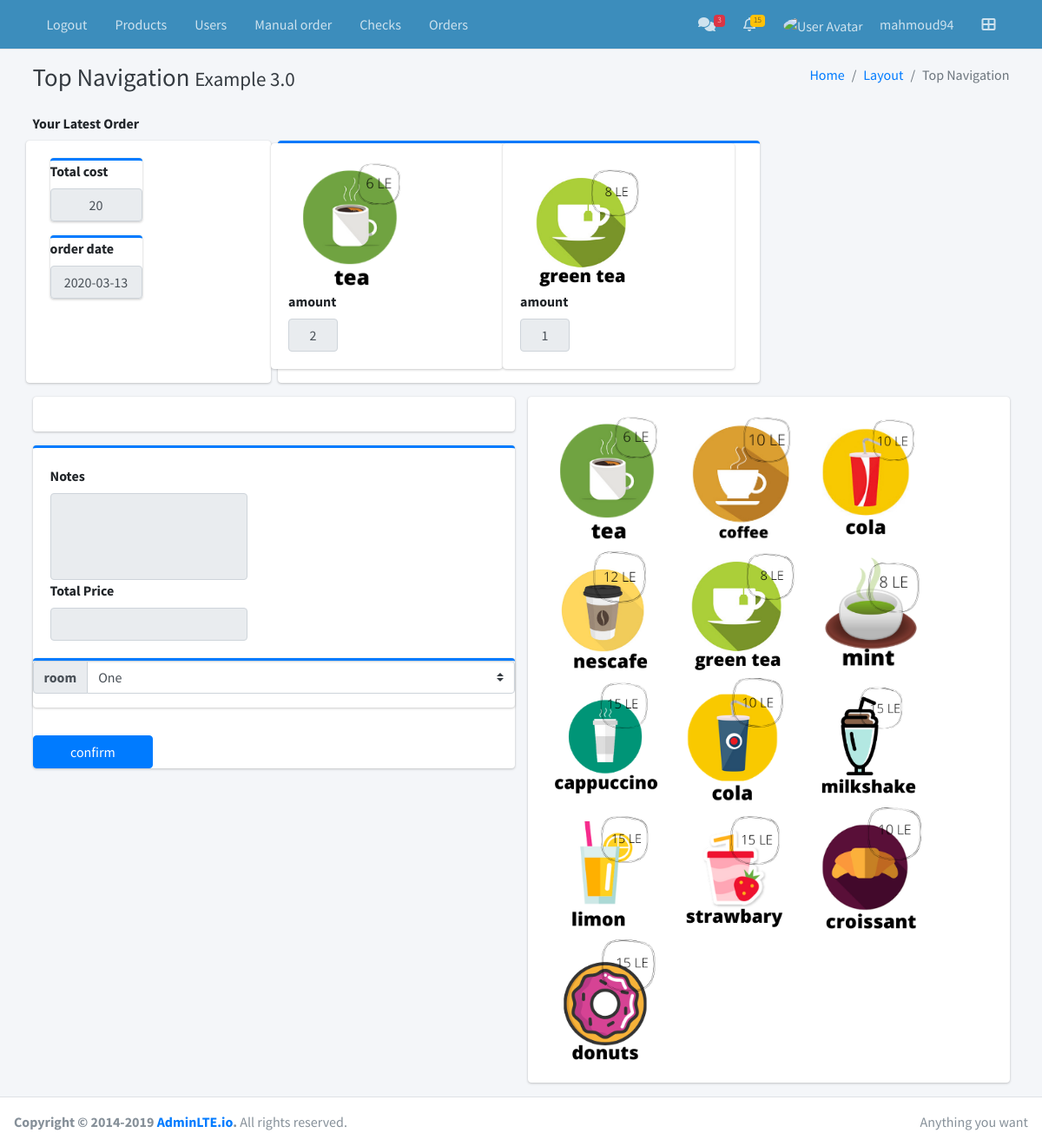
Page /views/userHome.php (signed in) on the committed database.
### tables this page shows
CREATE TABLE `products_items` (
  `order_id` int(255) NOT NULL,
  `product_id` int(255) NOT NULL,
  `amount` int(255) NOT NULL
);

CREATE TABLE `product` (
  `product_id` int(11) NOT NULL,
  `product_name` varchar(255) NOT NULL,
  `price` varchar(20) NOT NULL,
  `picture` varchar(255) NOT NULL,
  `category_id` int(11) DEFAULT NULL
);

### views/userHome.php (the view, shortened to what this page needs)
<!DOCTYPE html>
<html lang="en">
<head>
    <link rel="stylesheet" href="../plugins/fontawesome-free/css/all.min.css">
    <link rel="stylesheet" href="https://code.ionicframework.com/ionicons/2.0.1/css/ionicons.min.css">
    <link rel="stylesheet" href="../public/dist/css/adminlte.min.css">
    <link href="css/home.css" rel="stylesheet">
</head>
<?php
    global $conn;
    $products=[];
    $result2=$conn->query("select * from product");
    while($row = mysqli_fetch_assoc($result2)) {
        $products[]=$row;
    }
    $latest_order=[];
    $result3=$conn->query("SELECT * FROM orders join products_items on orders.order_id=products_items.order_id
    AND user_id={$_SESSION['id']} join product on products_items.product_id=product.product_id where
    orders.order_id= (select order_id from orders where user_id={$_SESSION['id']} order by orders.order_id DESC limit 1)");
    while($row = mysqli_fetch_assoc($result3)) {
        $latest_order[]=$row;
    }
?>
<body class="hold-transition layout-top-nav">
    <div class="wrapper">
        <?php include '../partials/nav.php'; ?>
        <div class="content-wrapper">
            <div class="content-header">
                <div class="container">
                    <div class="row mb-2">
                        <div class="col-sm-6">
                            <h1 class="m-0 text-dark"> Top Navigation <small>Example 3.0</small></h1>
                        </div>
                        <div class="col-sm-6">
                            <ol class="breadcrumb float-sm-right">
                                <li class="breadcrumb-item"><a href="#">Home</a></li>
                                <li class="breadcrumb-item"><a href="#">Layout</a></li>
                                <li class="breadcrumb-item active">Top Navigation</li>
                            </ol>
                        </div>
                    </div>
                </div>
            </div>
            <div class="content">
                <div class="container" id="mainContainer">
                <label for="latestOrder">Your Latest Order</label>
                <div class="row" id="latestOrder">
                    <div class="card">
                <div class="card-body">
                    <div class="col-lg-6">
                        <div class="card card-primary card-outline">
                        <label for="latestOrderCost">Total cost</label>
                        <input class="input-group-text" value=<?php echo $latest_order[0]['cost']?> id="latestOrderCost">
                        </div>
                        <div class="card card-primary card-outline">
                        <label for="lastorderdate">order date</label>
                        <input class="input-group-text" value=<?php echo $latest_order[0]['order_date']?> id="lastorderdate">
                        </div>
                    </div>
                </div>
                </div>
                    <div class="col-lg-6">
                        <div class="card card-primary card-outline">
                            <div class='row'>
                            <?php
                                foreach($latest_order as $order){
                                   echo"
                                   <div class='card'>
                                    <div class='card-body'>
                                   <img class='lastorderimg' src='../uploads/{$order['picture']}' >
                                   <div>
                                    <label >amount</label>
                                    <input class='input-group-text col-3' readonly value={$order['amount']}></input>
                                   </div>
                                   </div>
                                   </div>
                                   ";
                                }
                            ?>
                            </div>
                        </div>
                    </div>
                </div>
                    <form id="mainForm" action="../controller/add_order.php" method="POST">
                        <div class="row">
                            <div class="col-lg-6">
                                <div class="card ">
                                    <div class="card-body" id="orderItems">
                                    </div>
                                </div>
                                <div class="card card-primary card-outline">
                                    <div class="card-body">
                                        <label for="notesInput">Notes</label>
                                        <input class="input-group-text" id="notesInput" name="notes">
                                        <label for="totalPriceInput">Total Price</label>
                                        <input class="input-group-text" id="totalPriceInput" readonly name="cost" required>
                                    </div>
                                    <div class="card card-primary card-outline">
                                    <div class="input-group mb-3">
                                        <div class="input-group-prepend">
                                            <label class="input-group-text" for="inputGroupSelect01">room</label>
                                        </div>
                                        <select class="custom-select" id="inputGroupSelect01" name="room-no">
                                            <option value="1">One</option>
                                        </select>
                                    </div>
                                </div>
                                    <button type="submit"  name="submit" class="btn btn-primary col-3  mt-lg-3 float-right">confirm</button>
                                </div>
                            </div>
                            <div class="col-lg-6">
                                <div class="card">
                                    <div class="card-body">
                                        <?php
                                        foreach($products as $item){
                                            echo "<img class='menuItem' src='../uploads/{$item['picture']}' data-id='{$item['product_id']}' data-price='{$item['price']}' data-name='{$item['product_name']}'/>";
                                        }
                                        ?>
                                    </div>
                                </div>
                            </div>
                        </div>
                    </form>
                </div>
            </div>
        </div>
        <footer class="main-footer">
            <div class="float-right d-none d-sm-inline">
                Anything you want
            </div>
            <strong>Copyright &copy; 2014-2019 <a href="https://adminlte.io">AdminLTE.io</a>.</strong> All rights reserved.
        </footer>
    </div>
</body>
</html>

### partials/nav.php (shortened to what this page needs)
<nav class="main-header navbar navbar-expand-md navbar-dark navbar-lightblue">
  <div class="container">
    <div class="collapse navbar-collapse order-3" id="navbarCollapse">
      <ul class="navbar-nav">
        <li class="nav-item">
          <a href="../controller/logout.php" class="nav-link">Logout</a>
        </li>
        <li class="nav-item">
          <a href="/admin/views/products.php" class="nav-link">Products</a>
        </li>
        <li class="nav-item ">
          <a href="/admin/views/users.php" class="nav-link">Users</a>
        </li>
        <li class="nav-item ">
          <a href="#" class="nav-link">Manual order</a>
        </li>
        <li class="nav-item ">
          <a href="/admin/views/checks.php" class="nav-link">Checks</a>
        </li>
        <li class="nav-item ">
          <a href="/admin/views/orders.php" class="nav-link">Orders</a>
        </li>
      </ul>
    </div>
    <ul class="order-1 order-md-3 navbar-nav navbar-no-expand ml-auto">
      <li class="nav-item dropdown">
        <a class="nav-link" data-toggle="dropdown" href="#">
          <i class="fas fa-comments"></i>
          <span class="badge badge-danger navbar-badge">3</span>
        </a>
      </li>
      <li class="nav-item dropdown">
        <a class="nav-link" data-toggle="dropdown" href="#">
          <i class="far fa-bell"></i>
          <span class="badge badge-warning navbar-badge">15</span>
        </a>
      </li>
      <li class="nav-item dropdown user-menu">
        <a href="#" class="nav-link dropdown-toggle" data-toggle="dropdown">
              <?php
                echo "<img src='../uploads/{$_SESSION['picture']}' alt='User Avatar' class='img-size-50 mr-3 img-circle'>"
              ?>
          <span class="d-none d-md-inline"><?php echo $_SESSION['username']?></span>
        </a>
      </li>
      <li class="nav-item">
        <a class="nav-link" data-widget="control-sidebar" data-slide="true" href="#"><i
            class="fas fa-th-large"></i></a>
      </li>
    </ul>
  </div>
</nav>

### views/css/home.css (style rules this page uses)
.lastorderimg , .menuItem { cursor: pointer; width: 150px; height: 150px; }
#notesInput { height: 100px; }

### rows in the picture
products_items: product.picture (picture), amount "2"
products_items: product.picture (picture), amount "1"
product: picture (picture)
product: picture+product_name (picture)
product: picture+product_name (picture)
product: picture+product_name (picture)
product: picture (picture)
product: picture+product_name (picture)
product: picture+product_name (picture)
product: picture+product_name (picture)
product: picture+product_name (picture)
product: picture+product_name (picture)
product: picture+product_name (picture)
product: picture+product_name (picture)
product: picture+product_name (picture)

### other values in the picture
$_SESSION['username'] "mahmoud94"
